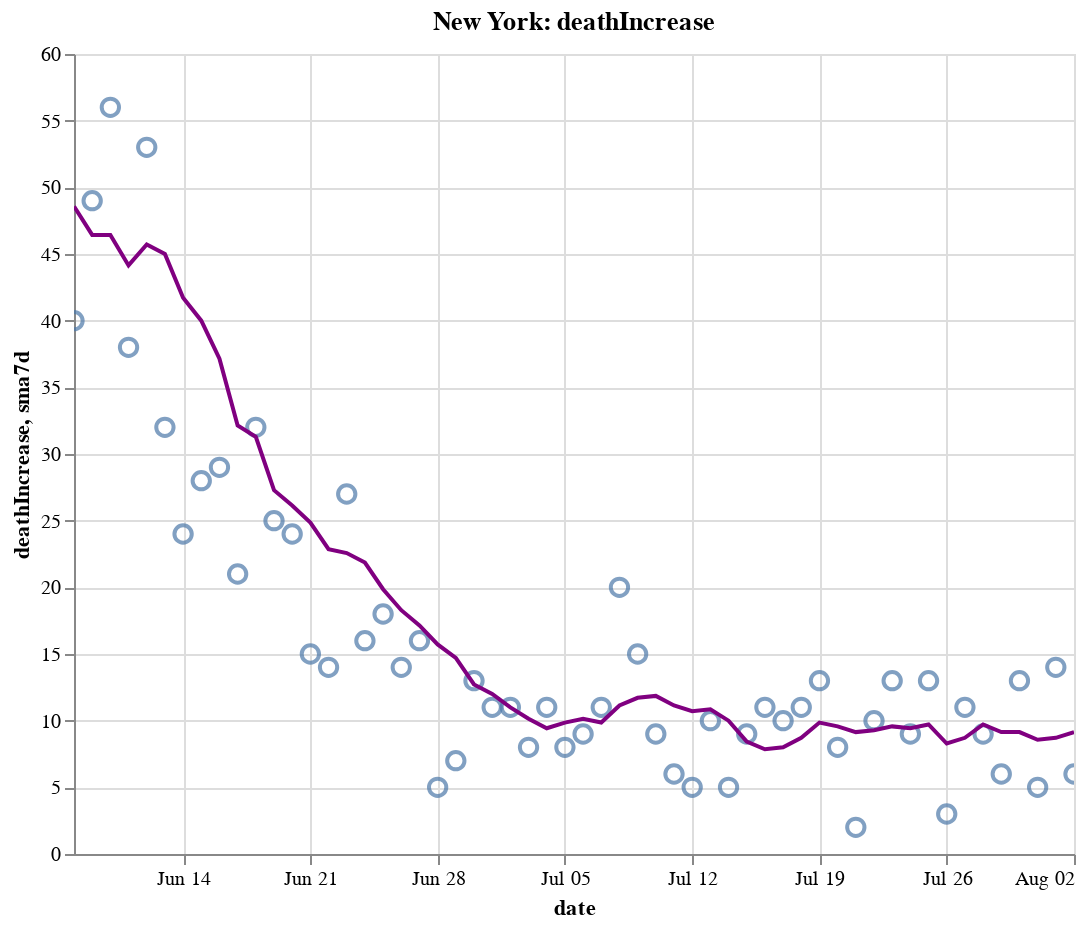

The notebook cell saved with this chart:
### Code cell
create_plot(ny, 'deathIncrease')

### Figure 1 — Vega-Lite specification as saved in the notebook (floating-point values rounded to 4 significant figures)
{"config": {"view": {"continuousWidth": 400, "continuousHeight": 300}}, "layer": [{"layer": [{"mark": {"type": "point", "size": 75}, "encoding": {"tooltip": [{"type": "temporal", "field": "date"}, {"type": "quantitative", "field": "deathIncrease"}, {"type": "quantitative", "field": "sma7d"}], "x": {"type": "temporal", "field": "date"}, "y": {"type": "quantitative", "field": "deathIncrease"}}, "selection": {"selector012": {"type": "interval", "bind": "scales", "encodings": ["x", "y"]}}}, {"mark": {"type": "line", "color": "purple"}, "encoding": {"x": {"type": "temporal", "field": "date"}, "y": {"type": "quantitative", "field": "sma7d"}}}]}, {"mark": {"type": "rule", "color": "#aaa"}, "encoding": {"x": {"type": "temporal", "field": "date"}}, "transform": [{"filter": {"selection": "selector011"}}]}, {"mark": "circle", "encoding": {"opacity": {"condition": {"value": 1, "selection": "selector011"}, "value": 0}, "tooltip": [{"type": "temporal", "field": "date"}, {"type": "quantitative", "field": "deathIncrease"}, {"type": "quantitative", "field": "sma7d"}], "x": {"type": "temporal", "field": "date"}, "y": {"type": "quantitative", "field": "deathIncrease"}}, "selection": {"selector011": {"type": "single", "encodings": ["x"], "on": "mouseover", "nearest": true, "empty": "none"}}}, {"mark": {"type": "text", "align": "left", "dx": 5, "dy": -5, "stroke": "white", "strokeWidth": 2}, "encoding": {"text": {"type": "quantitative", "field": "deathIncrease"}, "tooltip": [{"type": "temporal", "field": "date"}, {"type": "quantitative", "field": "deathIncrease"}, {"type": "quantitative", "field": "sma7d"}], "x": {"type": "temporal", "field": "date"}, "y": {"type": "quantitative", "field": "deathIncrease"}}, "transform": [{"filter": {"selection": "selector011"}}]}, {"mark": {"type": "text", "align": "left", "dx": 5, "dy": -5}, "encoding": {"text": {"type": "quantitative", "field": "deathIncrease"}, "tooltip": [{"type": "temporal", "field": "date"}, {"type": "quantitative", "field": "deathIncrease"}, {"type": "quantitative", "field": "sma7d"}], "x": {"type": "temporal", "field": "date"}, "y": {"type": "quantitative", "field": "deathIncrease"}}, "transform": [{"filter": {"selection": "selector011"}}]}], "data": {"name": "data-1c6659273bdbf0b7c797667f2bfa08ff"}, "height": 400, "title": "New York: deathIncrease", "width": 500, "$schema": "https://vega.github.io/schema/vega-lite/v4.8.1.json", "datasets": {"data-1c6659273bdbf0b7c797667f2bfa08ff": [{"date": "2020-06-08T00:00:00", "totalTestResultsIncrease": 58050.0, "positiveIncrease": 702.0, "death": 24300.0, "deathIncrease": 40.0, "positiveRate": 0.012, "state": "New York", "sma7d": 48.57}, {"date": "2020-06-09T00:00:00", "totalTestResultsIncrease": 49970.0, "positiveIncrease": 683.0, "death": 24350.0, "deathIncrease": 49.0, "positiveRate": 0.014, "state": "New York", "sma7d": 46.43}, {"date": "2020-06-10T00:00:00", "totalTestResultsIncrease": 62300.0, "positiveIncrease": 674.0, "death": 24400.0, "deathIncrease": 56.0, "positiveRate": 0.011, "state": "New York", "sma7d": 46.43}, {"date": "2020-06-11T00:00:00", "totalTestResultsIncrease": 60840.0, "positiveIncrease": 736.0, "death": 24440.0, "deathIncrease": 38.0, "positiveRate": 0.012, "state": "New York", "sma7d": 44.14}, {"date": "2020-06-12T00:00:00", "totalTestResultsIncrease": 72400.0, "positiveIncrease": 822.0, "death": 24500.0, "deathIncrease": 53.0, "positiveRate": 0.011, "state": "New York", "sma7d": 45.71}, {"date": "2020-06-13T00:00:00", "totalTestResultsIncrease": 70840.0, "positiveIncrease": 916.0, "death": 24530.0, "deathIncrease": 32.0, "positiveRate": 0.013, "state": "New York", "sma7d": 45.0}, {"date": "2020-06-14T00:00:00", "totalTestResultsIncrease": 62360.0, "positiveIncrease": 694.0, "death": 24550.0, "deathIncrease": 24.0, "positiveRate": 0.011, "state": "New York", "sma7d": 41.71}, {"date": "2020-06-15T00:00:00", "totalTestResultsIncrease": 56610.0, "positiveIncrease": 620.0, "death": 24580.0, "deathIncrease": 28.0, "positiveRate": 0.011, "state": "New York", "sma7d": 40.0}, {"date": "2020-06-16T00:00:00", "totalTestResultsIncrease": 60570.0, "positiveIncrease": 631.0, "death": 24610.0, "deathIncrease": 29.0, "positiveRate": 0.01, "state": "New York", "sma7d": 37.14}, {"date": "2020-06-17T00:00:00", "totalTestResultsIncrease": 59340.0, "positiveIncrease": 567.0, "death": 24630.0, "deathIncrease": 21.0, "positiveRate": 0.01, "state": "New York", "sma7d": 32.14}, {"date": "2020-06-18T00:00:00", "totalTestResultsIncrease": 68540.0, "positiveIncrease": 618.0, "death": 24660.0, "deathIncrease": 32.0, "positiveRate": 0.009, "state": "New York", "sma7d": 31.29}, {"date": "2020-06-19T00:00:00", "totalTestResultsIncrease": 79300.0, "positiveIncrease": 796.0, "death": 24690.0, "deathIncrease": 25.0, "positiveRate": 0.01, "state": "New York", "sma7d": 27.29}, {"date": "2020-06-20T00:00:00", "totalTestResultsIncrease": 68830.0, "positiveIncrease": 716.0, "death": 24710.0, "deathIncrease": 24.0, "positiveRate": 0.01, "state": "New York", "sma7d": 26.14}, {"date": "2020-06-21T00:00:00", "totalTestResultsIncrease": 67530.0, "positiveIncrease": 664.0, "death": 24720.0, "deathIncrease": 15.0, "positiveRate": 0.01, "state": "New York", "sma7d": 24.86}, {"date": "2020-06-22T00:00:00", "totalTestResultsIncrease": 56780.0, "positiveIncrease": 552.0, "death": 24740.0, "deathIncrease": 14.0, "positiveRate": 0.01, "state": "New York", "sma7d": 22.86}, {"date": "2020-06-23T00:00:00", "totalTestResultsIncrease": 48710.0, "positiveIncrease": 597.0, "death": 24770.0, "deathIncrease": 27.0, "positiveRate": 0.012, "state": "New York", "sma7d": 22.57}, {"date": "2020-06-24T00:00:00", "totalTestResultsIncrease": 51140.0, "positiveIncrease": 581.0, "death": 24780.0, "deathIncrease": 16.0, "positiveRate": 0.011, "state": "New York", "sma7d": 21.86}, {"date": "2020-06-25T00:00:00", "totalTestResultsIncrease": 67640.0, "positiveIncrease": 749.0, "death": 24800.0, "deathIncrease": 18.0, "positiveRate": 0.011, "state": "New York", "sma7d": 19.86}, {"date": "2020-06-26T00:00:00", "totalTestResultsIncrease": 61720.0, "positiveIncrease": 805.0, "death": 24810.0, "deathIncrease": 14.0, "positiveRate": 0.013, "state": "New York", "sma7d": 18.29}, {"date": "2020-06-27T00:00:00", "totalTestResultsIncrease": 73260.0, "positiveIncrease": 703.0, "death": 24830.0, "deathIncrease": 16.0, "positiveRate": 0.01, "state": "New York", "sma7d": 17.14}, {"date": "2020-06-28T00:00:00", "totalTestResultsIncrease": 61910.0, "positiveIncrease": 616.0, "death": 24840.0, "deathIncrease": 5.0, "positiveRate": 0.01, "state": "New York", "sma7d": 15.71}, {"date": "2020-06-29T00:00:00", "totalTestResultsIncrease": 46430.0, "positiveIncrease": 391.0, "death": 24840.0, "deathIncrease": 7.0, "positiveRate": 0.008, "state": "New York", "sma7d": 14.71}, {"date": "2020-06-30T00:00:00", "totalTestResultsIncrease": 52020.0, "positiveIncrease": 524.0, "death": 24860.0, "deathIncrease": 13.0, "positiveRate": 0.01, "state": "New York", "sma7d": 12.71}, {"date": "2020-07-01T00:00:00", "totalTestResultsIncrease": 56710.0, "positiveIncrease": 625.0, "death": 24870.0, "deathIncrease": 11.0, "positiveRate": 0.011, "state": "New York", "sma7d": 12.0}, {"date": "2020-07-02T00:00:00", "totalTestResultsIncrease": 69940.0, "positiveIncrease": 875.0, "death": 24880.0, "deathIncrease": 11.0, "positiveRate": 0.013, "state": "New York", "sma7d": 11.0}, {"date": "2020-07-03T00:00:00", "totalTestResultsIncrease": 66390.0, "positiveIncrease": 918.0, "death": 24880.0, "deathIncrease": 8.0, "positiveRate": 0.014, "state": "New York", "sma7d": 10.14}, {"date": "2020-07-04T00:00:00", "totalTestResultsIncrease": 62400.0, "positiveIncrease": 726.0, "death": 24900.0, "deathIncrease": 11.0, "positiveRate": 0.012, "state": "New York", "sma7d": 9.429}, {"date": "2020-07-05T00:00:00", "totalTestResultsIncrease": 63420.0, "positiveIncrease": 533.0, "death": 24900.0, "deathIncrease": 8.0, "positiveRate": 0.008, "state": "New York", "sma7d": 9.857}, {"date": "2020-07-06T00:00:00", "totalTestResultsIncrease": 54330.0, "positiveIncrease": 518.0, "death": 24910.0, "deathIncrease": 9.0, "positiveRate": 0.01, "state": "New York", "sma7d": 10.14}, {"date": "2020-07-07T00:00:00", "totalTestResultsIncrease": 56740.0, "positiveIncrease": 588.0, "death": 24920.0, "deathIncrease": 11.0, "positiveRate": 0.01, "state": "New York", "sma7d": 9.857}, {"date": "2020-07-08T00:00:00", "totalTestResultsIncrease": 57580.0, "positiveIncrease": 692.0, "death": 24940.0, "deathIncrease": 20.0, "positiveRate": 0.012, "state": "New York", "sma7d": 11.14}, {"date": "2020-07-09T00:00:00", "totalTestResultsIncrease": 65560.0, "positiveIncrease": 584.0, "death": 24960.0, "deathIncrease": 15.0, "positiveRate": 0.009, "state": "New York", "sma7d": 11.71}, {"date": "2020-07-10T00:00:00", "totalTestResultsIncrease": 73560.0, "positiveIncrease": 786.0, "death": 24970.0, "deathIncrease": 9.0, "positiveRate": 0.011, "state": "New York", "sma7d": 11.86}, {"date": "2020-07-11T00:00:00", "totalTestResultsIncrease": 69200.0, "positiveIncrease": 730.0, "death": 24970.0, "deathIncrease": 6.0, "positiveRate": 0.011, "state": "New York", "sma7d": 11.14}, {"date": "2020-07-12T00:00:00", "totalTestResultsIncrease": 62420.0, "positiveIncrease": 677.0, "death": 24980.0, "deathIncrease": 5.0, "positiveRate": 0.011, "state": "New York", "sma7d": 10.71}, {"date": "2020-07-13T00:00:00", "totalTestResultsIncrease": 51690.0, "positiveIncrease": 557.0, "death": 24990.0, "deathIncrease": 10.0, "positiveRate": 0.011, "state": "New York", "sma7d": 10.86}, {"date": "2020-07-14T00:00:00", "totalTestResultsIncrease": 60040.0, "positiveIncrease": 912.0, "death": 24990.0, "deathIncrease": 5.0, "positiveRate": 0.015, "state": "New York", "sma7d": 10.0}, {"date": "2020-07-15T00:00:00", "totalTestResultsIncrease": 63600.0, "positiveIncrease": 831.0, "death": 25000.0, "deathIncrease": 9.0, "positiveRate": 0.013, "state": "New York", "sma7d": 8.429}, {"date": "2020-07-16T00:00:00", "totalTestResultsIncrease": 72680.0, "positiveIncrease": 769.0, "death": 25010.0, "deathIncrease": 11.0, "positiveRate": 0.011, "state": "New York", "sma7d": 7.857}, {"date": "2020-07-17T00:00:00", "totalTestResultsIncrease": 78240.0, "positiveIncrease": 776.0, "death": 25020.0, "deathIncrease": 10.0, "positiveRate": 0.01, "state": "New York", "sma7d": 8.0}, {"date": "2020-07-18T00:00:00", "totalTestResultsIncrease": 69820.0, "positiveIncrease": 754.0, "death": 25040.0, "deathIncrease": 11.0, "positiveRate": 0.011, "state": "New York", "sma7d": 8.714}, {"date": "2020-07-19T00:00:00", "totalTestResultsIncrease": 46200.0, "positiveIncrease": 502.0, "death": 25050.0, "deathIncrease": 13.0, "positiveRate": 0.011, "state": "New York", "sma7d": 9.857}, {"date": "2020-07-20T00:00:00", "totalTestResultsIncrease": 49340.0, "positiveIncrease": 519.0, "death": 25060.0, "deathIncrease": 8.0, "positiveRate": 0.011, "state": "New York", "sma7d": 9.571}, {"date": "2020-07-21T00:00:00", "totalTestResultsIncrease": 66170.0, "positiveIncrease": 855.0, "death": 25060.0, "deathIncrease": 2.0, "positiveRate": 0.013, "state": "New York", "sma7d": 9.143}, {"date": "2020-07-22T00:00:00", "totalTestResultsIncrease": 67660.0, "positiveIncrease": 705.0, "death": 25070.0, "deathIncrease": 10.0, "positiveRate": 0.01, "state": "New York", "sma7d": 9.286}, {"date": "2020-07-23T00:00:00", "totalTestResultsIncrease": 69700.0, "positiveIncrease": 811.0, "death": 25080.0, "deathIncrease": 13.0, "positiveRate": 0.012, "state": "New York", "sma7d": 9.571}, {"date": "2020-07-24T00:00:00", "totalTestResultsIncrease": 76510.0, "positiveIncrease": 753.0, "death": 25090.0, "deathIncrease": 9.0, "positiveRate": 0.01, "state": "New York", "sma7d": 9.429}, {"date": "2020-07-25T00:00:00", "totalTestResultsIncrease": 71470.0, "positiveIncrease": 750.0, "death": 25100.0, "deathIncrease": 13.0, "positiveRate": 0.01, "state": "New York", "sma7d": 9.714}, {"date": "2020-07-26T00:00:00", "totalTestResultsIncrease": 53570.0, "positiveIncrease": 536.0, "death": 25110.0, "deathIncrease": 3.0, "positiveRate": 0.01, "state": "New York", "sma7d": 8.286}, {"date": "2020-07-27T00:00:00", "totalTestResultsIncrease": 57270.0, "positiveIncrease": 608.0, "death": 25120.0, "deathIncrease": 11.0, "positiveRate": 0.011, "state": "New York", "sma7d": 8.714}, {"date": "2020-07-28T00:00:00", "totalTestResultsIncrease": 57400.0, "positiveIncrease": 534.0, "death": 25130.0, "deathIncrease": 9.0, "positiveRate": 0.009, "state": "New York", "sma7d": 9.714}, {"date": "2020-07-29T00:00:00", "totalTestResultsIncrease": 62280.0, "positiveIncrease": 715.0, "death": 25130.0, "deathIncrease": 6.0, "positiveRate": 0.011, "state": "New York", "sma7d": 9.143}, {"date": "2020-07-30T00:00:00", "totalTestResultsIncrease": 73550.0, "positiveIncrease": 777.0, "death": 25140.0, "deathIncrease": 13.0, "positiveRate": 0.011, "state": "New York", "sma7d": 9.143}, {"date": "2020-07-31T00:00:00", "totalTestResultsIncrease": 68870.0, "positiveIncrease": 644.0, "death": 25150.0, "deathIncrease": 5.0, "positiveRate": 0.009, "state": "New York", "sma7d": 8.571}, {"date": "2020-08-01T00:00:00", "totalTestResultsIncrease": 82740.0, "positiveIncrease": 753.0, "death": 25160.0, "deathIncrease": 14.0, "positiveRate": 0.009, "state": "New York", "sma7d": 8.714}, {"date": "2020-08-02T00:00:00", "totalTestResultsIncrease": 58960.0, "positiveIncrease": 531.0, "death": 25170.0, "deathIncrease": 6.0, "positiveRate": 0.009, "state": "New York", "sma7d": 9.143}]}}
